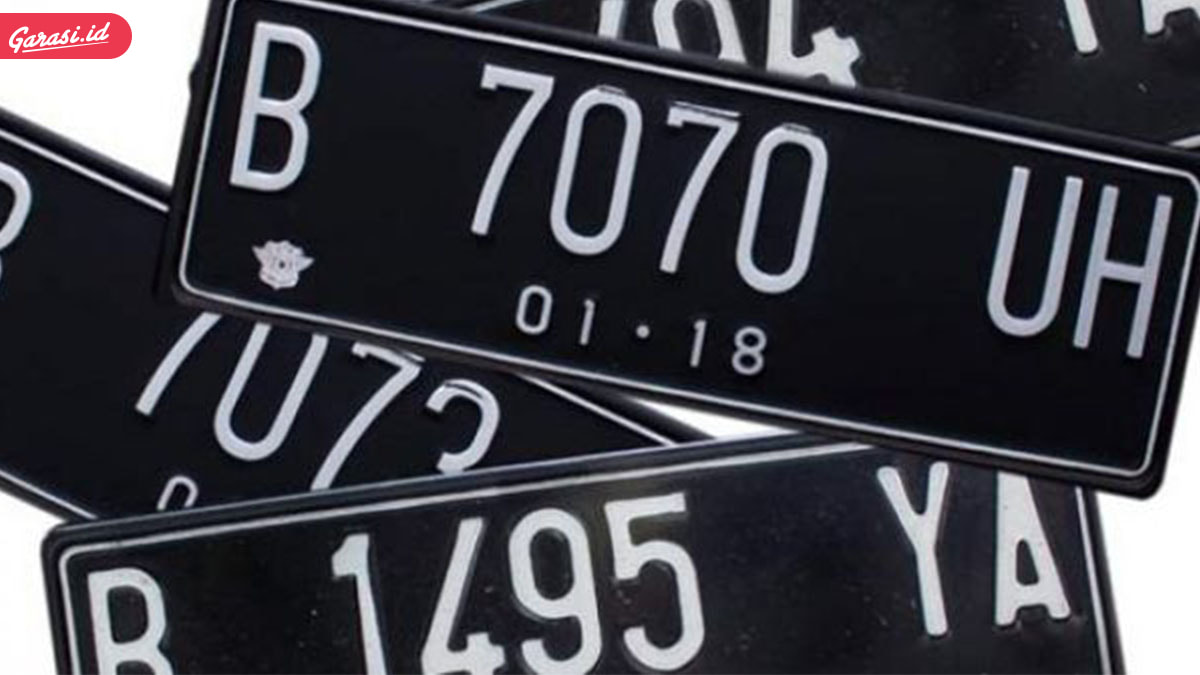
#> input picture gamabar.jpeg, 1200 x 675 px
$ python 'soal5_Salt and Pepper Noise.py'
#> lines starting #> are read from the running program, lines starting #| are printed output that depends on the picture
import cv2
import numpy as np

# Membaca gambar
img = cv2.imread('gamabar.jpeg')
#> img is the input picture: shape (675, 1200, 3); mean B, G, R 72.5, 65.7, 65.8

# Menentukan probabilitas noise
prob = 0.05

# Menghasilkan noise salt and pepper
noise = np.random.randint(0, 255, (img.shape[0], img.shape[1], 3), np.uint8)

# Menambahkan noise pada gambar
noisy_img = img + noise
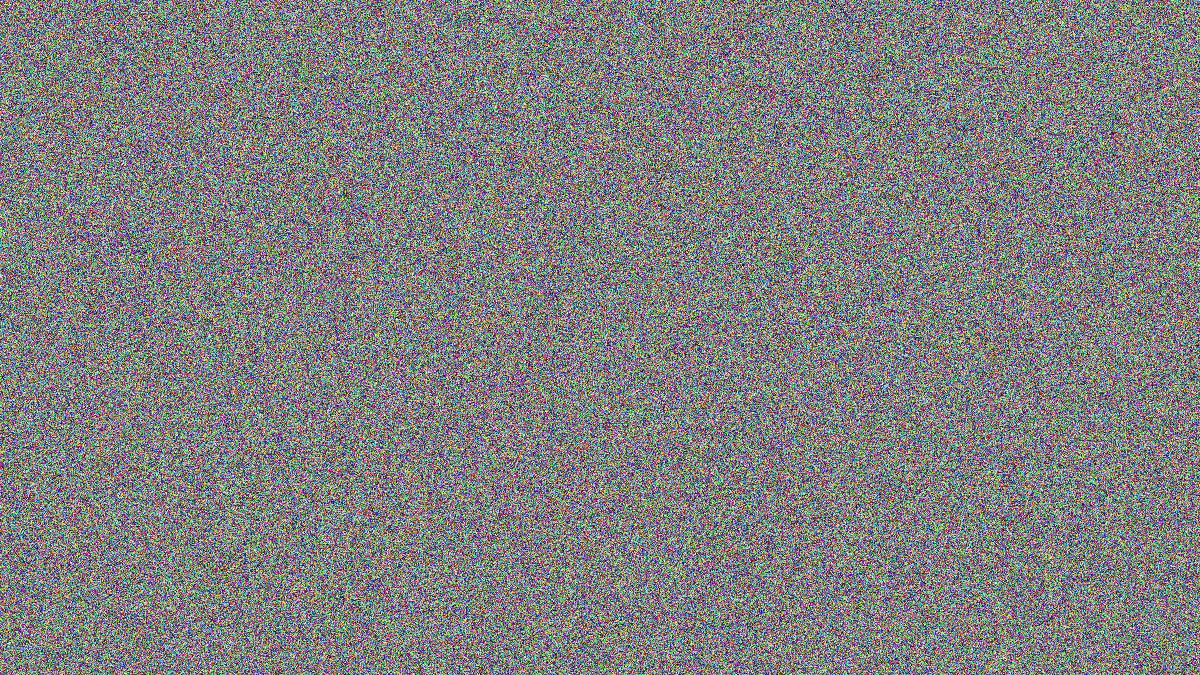
#> noisy_img: shape (675, 1200, 3); mean B, G, R 127.6, 128, 127.7

# Menampilkan gambar
cv2.imshow('Salt and Pepper Noise', noisy_img)
cv2.waitKey(0)
cv2.destroyAllWindows()
